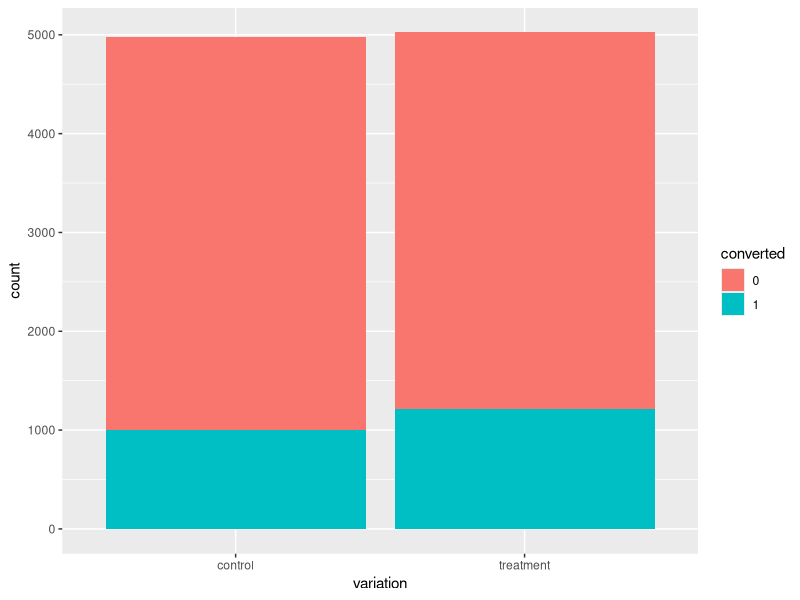
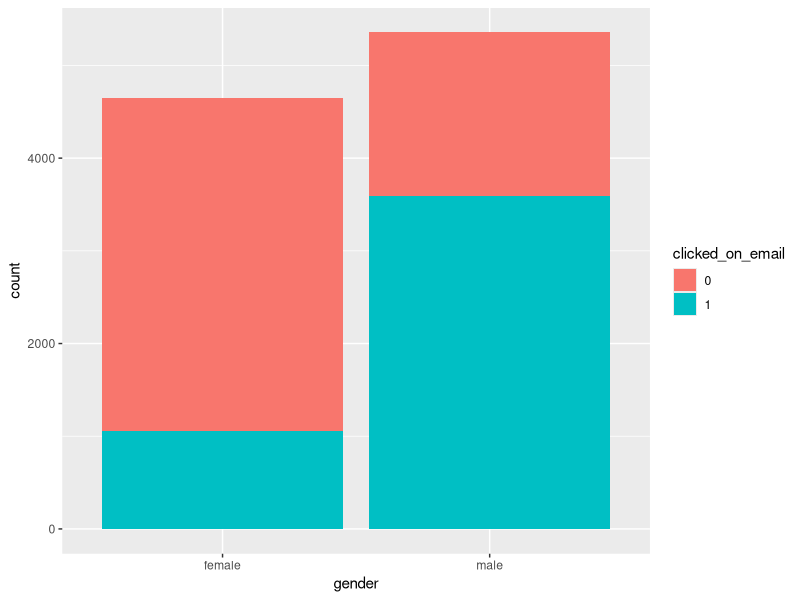
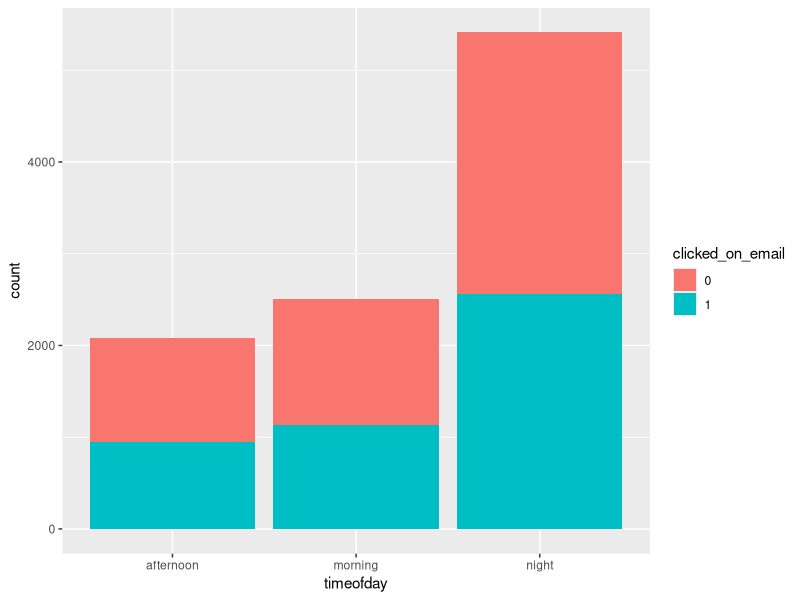
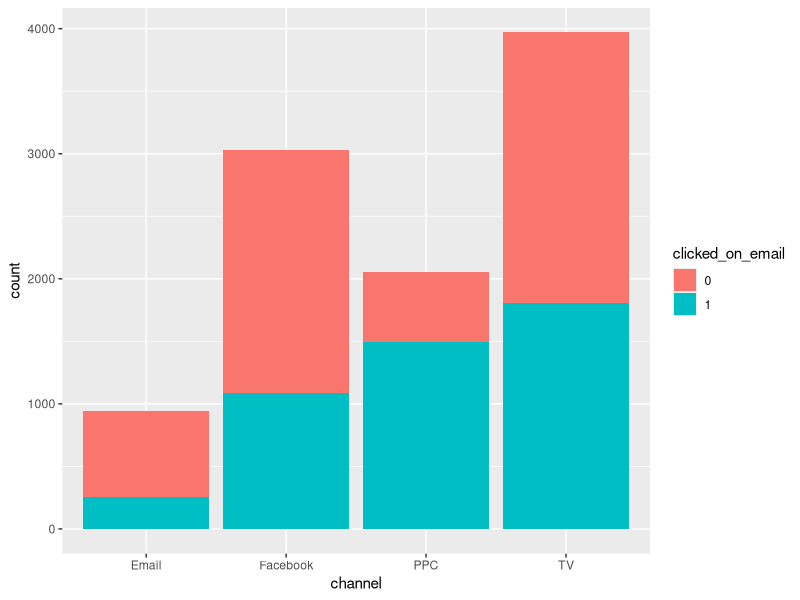
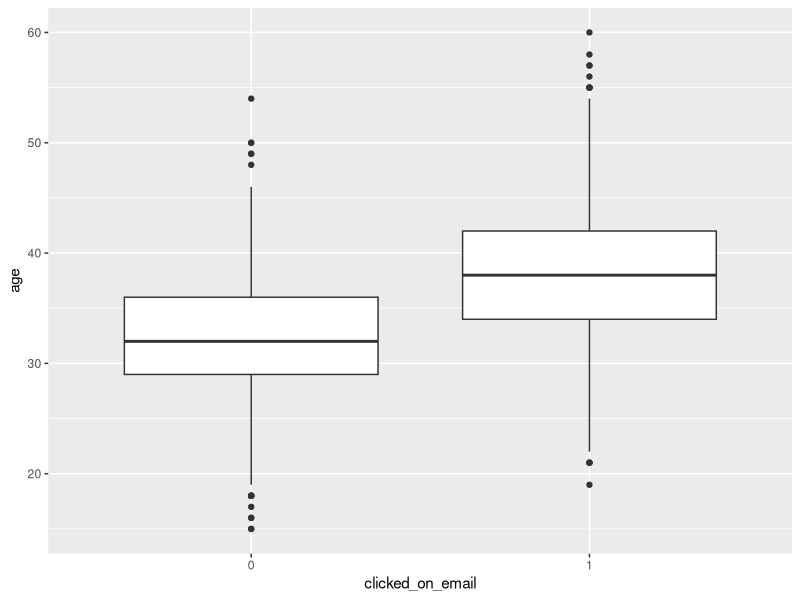
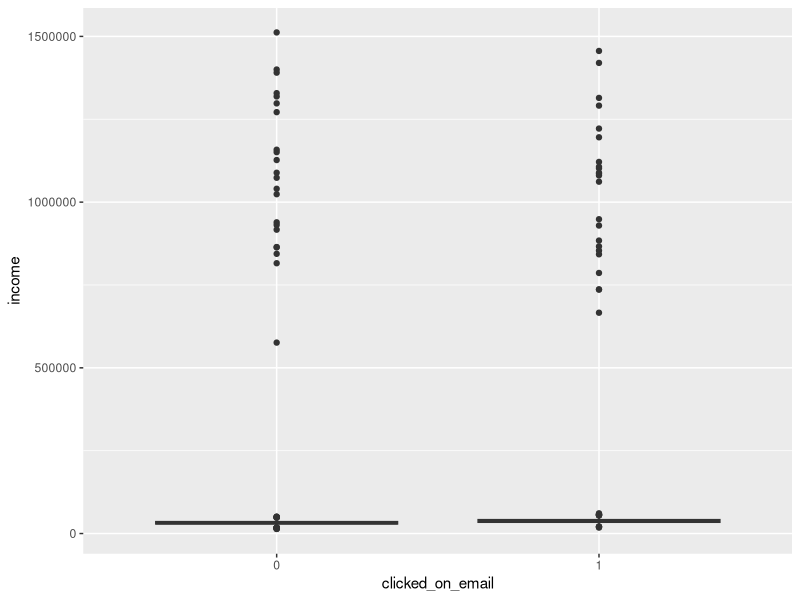
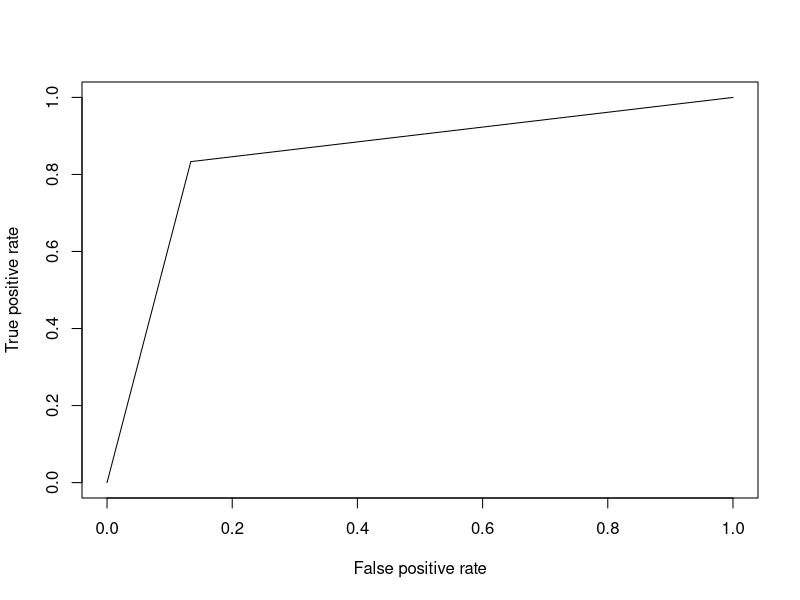

These figures' R source, in order:
#### 1. Import libraries and set working directory ####
library(readr)
library(dplyr)
library(ggplot2)
library(lubridate)
library(pwr)
library(plyr)
setwd("C:\\Users\\srivastavas\\Desktop\\TM\\")

#### 2. Read in files and merge ####
eng_df<-read.csv("email_engagement.csv")
length(unique(eng_df$user_id))
dim(eng_df) #all user ids are unique with no duplicates - 4,648 ids

test_conv_df<-read.csv("test_conversions.csv") #those that converted as a result of A/B test

length(unique(test_conv_df$user_id)) #only 2,210 ids
summary(test_conv_df) #only contains conversion data
variations_df<-read.csv("variations.csv")
visits_df<-read.csv("visits.csv")
length(unique(visits_df$user_id)) #more user_ids than in the email engagement file


merge_1<-merge(variations_df,visits_df,by.x="user_id",by.y="user_id")
merge_2<-merge(merge_1,test_conv_df,by.x="user_id",by.y="user_id",all.x=TRUE)
merge_3<-merge(merge_2,eng_df,by.x="user_id",by.y="user_id",all.x=TRUE)

#Assume that if NA for conversion then 0. i.e. user did not click
#Assume that if NA for clicked then 0. i.e. user did not click
merge_3$converted<-if_else(is.na(merge_3$converted),0,1)
merge_3$clicked_on_email<-if_else(is.na(merge_3$clicked_on_email),0,1)
merge_3$converted<-as.factor(merge_3$converted)
merge_3$clicked_on_email<-as.factor(merge_3$clicked_on_email)

#### 3. Data Transformation ####
#convert visit time into a useful variable
merge_3$timeofday<-   mapvalues(hour(merge_3$visit_time),from=c(0:23),
                           to=c(rep("night",times=5), rep("morning",times=6),rep("afternoon",times=5),rep("night", times=8)))

merge_3$timeofday<-as.factor(merge_3$timeofday)

#### 4. Exploratory data analysis to understand users ####
#Income ranges from 14,000 to $1511958 - too much variation to see a trend

l <- ggplot(merge_3, aes(variation,fill = converted))
l <- l + geom_histogram(stat="count")
print(l)
print("Proportion that converted by variation converted")
tapply(as.numeric(merge_3$converted) - 1 ,merge_3$variation,mean)
#slightly greater proportion of those that viewed treatment variation converted


### 5.1 A/B testing - visits, variations and test converions
# Null Hypothesis: Assumption that there is no difference between the conversion rates for control & exp
#Alternative Hypothesis: There is a difference between the conversion rates for control & exp
control_sz<-length(which(merge_3$variation=="control"))
exp_sz<-length(which(merge_3$variation=="treatment"))
control_yes<-length(which(merge_3$variation=="control" & merge_3$converted=="1"))
exp_yes<-length(which(merge_3$variation=="treatment" & merge_3$converted=="1"))
prop.test(c (control_yes, exp_yes), c (control_sz, exp_sz))
#p-value<0.05 - so yes there is a difference in conversion rates. Slightly higher for treatment

#chi-sq test for conversion and variation
#Null hypothesis: There is no association between conversion and variation

ch_test<-chisq.test(merge_3$variation,merge_3$converted) #p-value < 0.05, There may be an association between
#likelihood of conversion and variation
ch_test$stdres
#Pearson's std residuals measure
#  how large is the deviation from each cell to the null hypothesis (in this case, independence between row and column's).
#treatment is negatively associated with non-conversion, so it has fewer proportion of people who did not convert


#test which variables are key in determining conversion via logistic regression
## 5.2 Further analysis - logistic regression ##
glm_model<-glm(converted~variation+channel+age+gender+timeofday+income,data=merge_3,family = binomial(link="logit"))
summary(glm_model)
#only variation treatment is statistically signficant
#positive coefficient indicates that all other factors remaining fixed, if person has viewed treatment variation, they are more likely to convert
#viewing treatment rather than control increases odds by 0.0272 for conversion

anova(glm_model, test="Chisq")
#Finding: Only adding channel and income is statistically significant in reducing the residual deviance.
#How our model does against model without intercep

#assess model fit
library(pscl)
pR2(glm_model) #McFadden R2 index can be used to assess the model fit.
#only 12.94$ of variation in whether or not someone will convert is likely to be explained by current model

#### 5. Exploratory learning for engagemnt with emails  ####

#Exploratory data analysis to understand relationship between attributes and engagement with emails

l <- ggplot(merge_3, aes(gender,fill = clicked_on_email))
l <- l + geom_histogram(stat="count")
print(l)
print("Greater proportion of males clicked on email")
tapply(as.numeric(merge_3$clicked_on_email) - 1 ,merge_3$gender,mean)

l <- ggplot(merge_3, aes(timeofday,fill = clicked_on_email))
l <- l + geom_histogram(stat="count")
print(l)
print("Greatest proportion of people that visited website visited in the nighttime. Similar proportions of those that clicked on email by time of day")
tapply(as.numeric(merge_3$clicked_on_email) - 1 ,merge_3$timeofday,mean)


l <- ggplot(merge_3, aes(channel,fill = clicked_on_email))
l <- l + geom_histogram(stat="count")
print(l)
print("Those that had PPC as their channel had the highest proportion of clicking on email (73%).
      However, highest number of users were prompted to visit the website due to TV")
tapply(as.numeric(merge_3$clicked_on_email) - 1 ,merge_3$channel,mean)


#Age has 1,243 missing values
row.has.na <- apply(merge_3, 1, function(x){any(is.na(x))})
sum(row.has.na)
final.filtered <- merge_3[!row.has.na,]

ggplot(final.filtered,aes(x=clicked_on_email,y=age))+geom_boxplot()
print("On average, those that converted were on average 38 years old, while those that didn't were around 32 years of age")

dplyr::group_by(final.filtered, clicked_on_email) %>%
  dplyr::summarise(mean=mean(age), sd=sd(age))


ggplot(final.filtered,aes(x=clicked_on_email,y=income))+geom_boxplot()
dplyr::group_by(final.filtered, clicked_on_email) %>%
  dplyr::summarise(mean=mean(income), sd=sd(income))
print("On average, those that converted on average earned more than those that didn't. High variation in income, with a lot of very high income values in both groups")


#### 6. Machine learning model for engagement with emails ####
library(caTools)
library(e1071)
library(glmnet)

## drop columns not required
mydatanew = final.filtered[,-c(1,3,8)]
#randomly split data into training, test and validation
#Splitting data
split <- sample.split(mydatanew$clicked_on_email, SplitRatio = 0.70) 
train <- subset(mydatanew, split == T) #ensure same proportion of clicks and non-clicks in both training and test sets to ensure balance
test <- subset(mydatanew, split == F)


## Testing model accuracy on test set
model_glm <- glm(clicked_on_email ~ ., data = train, family='binomial') 
predicted_glm <- predict(model_glm, test, type='response')
predicted_glm <- ifelse(predicted_glm > 0.5,1,0)
misClasificError <- mean(predicted_glm != test$clicked_on_email)
print(paste('Accuracy',1-misClasificError))


print("The 0.84 accuracy on the test set is quite a good result. However, keep in mind that this result is somewhat dependent on the manual split of the data that I made earlier, therefore if you wish for a more precise score, you would be better off running some kind of cross validation such as k-fold cross validation.
      As a last step, we are going to plot the ROC curve and calculate the AUC (area under the curve) which are typical performance measurements for a binary classifier.
      The ROC is a curve generated by plotting the true positive rate (TPR) against the false positive rate (FPR) at various threshold settings while the AUC is the area under the ROC curve. As a rule of thumb, a model with good predictive ability should have an AUC closer to 1 (1 is ideal) than to 0.5.")
library(ROCR)
p<-predicted_glm
pr <- prediction(p, test$clicked_on_email)
prf <- performance(pr, measure = "tpr", x.measure = "fpr")
plot(prf)

auc <- performance(pr, measure = "auc")
auc <- auc@y.values[[1]]
auc


summary(model_glm)
print("Statistically signficant predicturs are channel, age, and gender where males are 
more likely to click on email and those that come via Facebook, followed by PPC and then TV. Also, an older user is more likely to click on an email than a younger user")

##Response to Q1: There is a statistically significant difference in those that converted based on variation; however, the difference in proportion is not very large. I would recommend re-running the test with a larger dataset to ensure reproducibility. 

##Response to Q2: The model can predict whether or not someone will click on an email with 84% accuracy. Top predictors are gender, age, and channel. 
